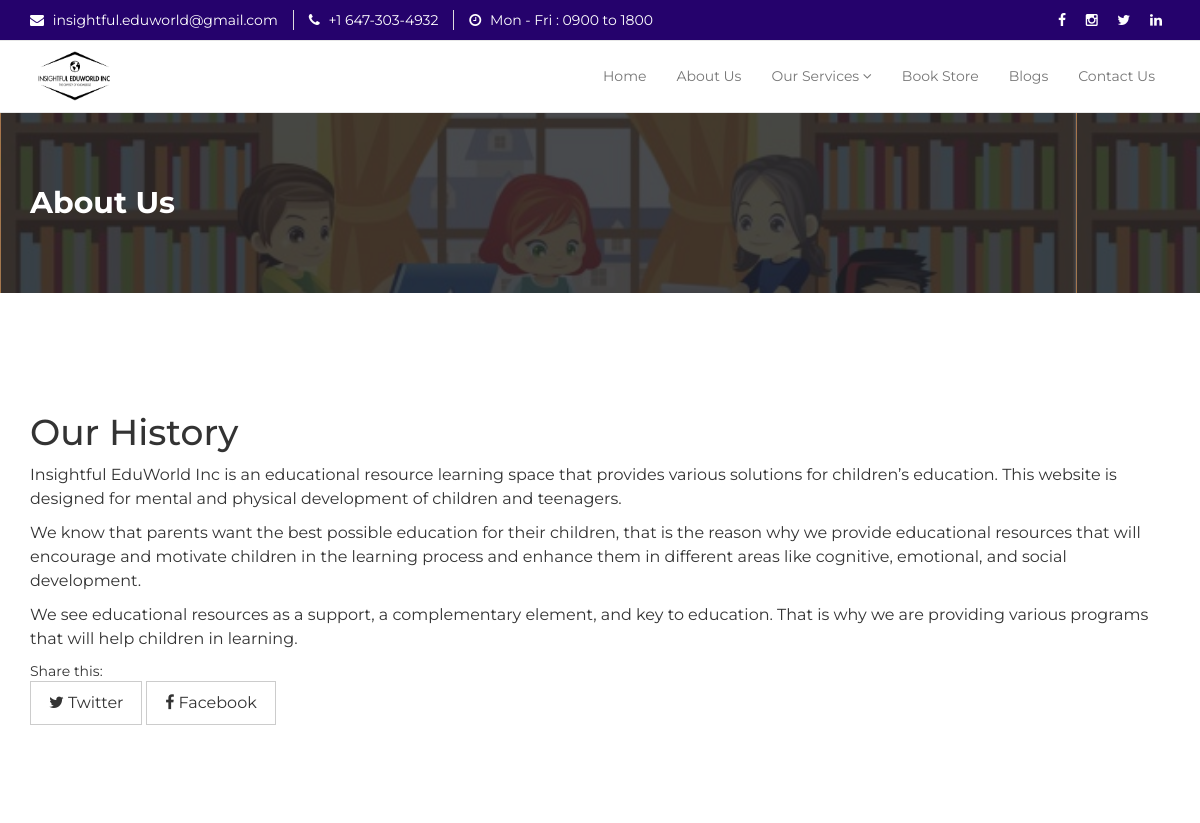
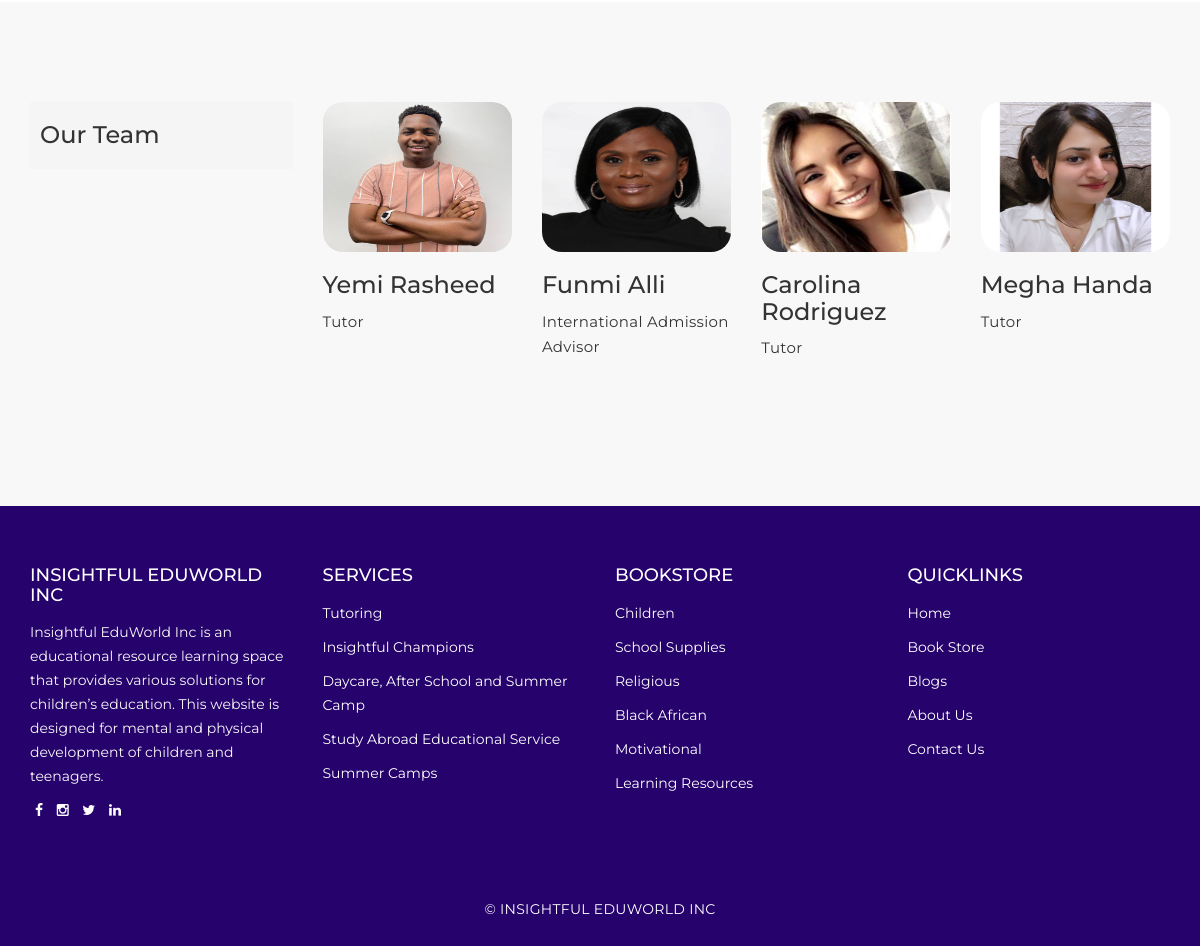
The page /about/ on the database its author committed (2 pictures, top to bottom).
### page/models.py (models this page shows, shortened)
class Team(models.Model):
    name = models.CharField(max_length=100)
    img = models.ImageField(upload_to ='uploads/')
    designation = models.CharField(max_length=100)

class Category(models.Model):
    name = models.CharField(max_length=30)
    image = models.ImageField(null=True, upload_to ='uploads/')
    class Meta:
    	verbose_name_plural = 'Categories'

### page/views.py (the view)
# urls.py: path('about/', about,name='about'),
def about(request):
	return render(request,"about.html",{'categories':Category.objects.all(),'teams':Team.objects.all()})

### template/about.html
{% extends "base.html" %}
{% load static %}
{% block page_content %}
 <section id="mu-page-breadcrumb" style="background-image: url('{% static 'assets/img/summer.png' %}')">
   <div class="container">
     <div class="row">
       <div class="col-md-12">
         <div class="mu-page-breadcrumb-area">
          <br><br>
           <h2>About Us</h2>
           <br><br>
         </div>
       </div>
     </div>
   </div>
 </section>
  <section id="mu-error">
    <div class="container">
      <div class="row">
       <div class="col-md-12">
          <div class="mu-error-area">
            <h1>Our History</h1>
            <p>Insightful EduWorld Inc is an educational resource learning space that provides various solutions for children’s education. This website is designed for mental and physical development of children and teenagers.</p>
            <p>We know that parents want the best possible education for their children, that is the reason why we provide educational resources that will encourage and motivate children in the learning process and enhance them in different areas like cognitive, emotional, and social development.</p>
            <p>We see educational resources as a support, a complementary element, and key to education. That is why we are providing various programs that will help children in learning.</p>
            <span>Share this:</span>
          </div>
          <div>
            <a class="mu-post-btn" href="https://twitter.com/Insightful_edu"><span class="fa fa-twitter"></span> Twitter</a>
            <a class="mu-post-btn" href="https://www.facebook.com/insightfuleduworld"><span class="fa fa-facebook"></span> Facebook</a>
          </div>
        </div>
      </div>
    </div>
  </section>
 <section id="mu-course-content">
   <div class="container">
     <div class="row">
       <div class="col-md-12">
         <div class="mu-course-content-area">
            <div class="row">
              <div class="col-md-3">
                <aside class="mu-sidebar">
                  <div class="mu-single-sidebar" style="background-color: #f5f5f5;">
                    <h3 style="background-color: #f5f5f5;">Our Team</h3>
                  </div>
                </aside>
             </div>
              <div class="col-md-9">
                <div class="mu-course-container mu-blog-archive">
                  <div class="row">
                    {% for team in teams %}
                    <div class="col-md-3 col-sm-3">
                      <article class="mu-blog-single-item">
                        <figure class="mu-blog-single-img">
                          <a href="#"><img src="{{ team.img.url }}" alt="img" height="150px" style="border-radius: 20px;"></a>
                          <figcaption class="mu-blog-caption">
                            <h3>{{ team.name }}</h3>
                          </figcaption>
                        </figure>
                        <div class="mu-blog-description">
                          <p>{{ team.designation }}</p>
                        </div>
                      </article>
                    </div>
                    {% endfor %}
                  </div>
                </div>
              </div>
           </div>
         </div>
       </div>
     </div>
   </div>
 </section>
{% endblock page_content %}

### template/base.html (shortened to what this page needs)
{% load static %}
<!DOCTYPE html>
<html lang="en">
  <head>
    <link href="{% static 'assets/css/font-awesome.css' %}" rel="stylesheet">
    <link href="{% static 'assets/css/bootstrap.css' %}" rel="stylesheet">
    <link rel="stylesheet" type="text/css" href="{% static 'assets/css/slick.css' %}">
    <link rel="stylesheet" href="{% static 'assets/css/jquery.fancybox.css' %}" type="text/css" media="screen">
    <link id="switcher" href="{% static 'assets/css/theme-color/default-theme.css' %}" rel="stylesheet">
    <link href="{% static 'assets/css/style.css' %}" rel="stylesheet">
  </head>
  <body>
  <header id="mu-header">
    <div class="container">
      <div class="row">
        <div class="col-lg-12 col-md-12">
          <div class="mu-header-area">
            <div class="row">
              <div class="col-lg-9 col-md-9 col-sm-9 col-xs-9">
                <div class="mu-header-top-left">
                  <div class="mu-top-email">
                    <i style="color: #fff;" class="fa fa-envelope" ></i>
                    <span style="color: #fff;">insightful.eduworld@gmail.com</span>
                  </div>
                  <div class="mu-top-phone">
                    <i style="color: #fff;" class="fa fa-phone"></i>
                    <span style="color: #fff;" >+1 647-303-4932 </span>
                  </div>
                  <div class="mu-top-phone">
                    <i style="color: #fff;" class="fa fa-clock-o"></i>
                    <span style="color: #fff;" >Mon - Fri : 0900 to 1800</span>
                  </div>
                </div>
              </div>
              <div class="col-lg-3 col-md-3 col-sm-3 col-xs-3">
                <div class="mu-header-top-right">
                  <nav>
                    <ul class="mu-top-social-nav">
                      <li><a href="https://www.facebook.com/insightfuleduworld"><span style="color: #fff;"class="fa fa-facebook"></span></a></li>
                      <li><a href="https://www.instagram.com/Insightful.eduworld/"><span style="color: #fff;" class="fa fa-instagram"></span></a></li>
                      <li><a href="https://twitter.com/Insightful_edu"><span style="color: #fff;" class="fa fa-twitter"></span></a></li>
                      <li><a href="https://twitter.com/Insightful_edu"><span style="color: #fff;" class="fa fa-linkedin"></span></a></li>
                    </ul>
                  </nav>
                </div>
              </div>
            </div>
          </div>
        </div>
      </div>
    </div>
  </header>
  <section id="mu-menu">
    <nav class="navbar navbar-default" role="navigation">
      <div class="container">
        <div class="navbar-header">
          <a href="{% url 'home'%}"><img src="{% static 'assets/img/logo.png' %}" width="80px" height="50px" style="padding-left: 8px; margin-top: 10px"></a>
        </div>
        <div id="navbar" class="navbar-collapse collapse">
          <ul id="top-menu" class="nav navbar-nav navbar-right main-nav">
            <li><a href="{% url 'home'%}">Home</a></li>
            <li><a href="{% url 'about'%}">About Us</a></li>
            <li class="dropdown">
              <a href="{% url 'service'%}" class="dropdown-toggle" data-toggle="dropdown">Our Services <span class="fa fa-angle-down"></span></a>
            </li>
            <li><a href="{% url 'store'%}">Book Store</a></li>
            <li><a href="{% url 'blog'%}">Blogs</a></li>
            <li><a href="{% url 'contact'%}">Contact Us</a></li>
          </ul>
        </div>
      </div>
    </nav>
  </section>
  {% block page_content %}
  {% endblock page_content %}
  <footer id="mu-footer">
    <div class="mu-footer-top" style="background: #25026C;">
      <div class="container">
        <div class="mu-footer-top-area">
          <div class="row">
            <div class="col-lg-3 col-md-3 col-sm-3">
              <div class="mu-footer-widget">
                <h4>INSIGHTFUL EDUWORLD INC</h4>
                <p>Insightful EduWorld Inc is an educational resource learning space that provides various solutions for children’s education. This website is designed for mental and physical development of children and teenagers.</p>
                <a href="https://www.facebook.com/insightfuleduworld"><span style="color: #fff; padding: 5px 5px 5px 5px;"class="fa fa-facebook"></span></a>
                <a href="https://www.instagram.com/Insightful.eduworld/"><span style="color: #fff; padding: 5px 5px 5px 5px;" class="fa fa-instagram"></span></a>
                <a href="https://twitter.com/Insightful_edu"><span style="color: #fff; padding: 5px 5px 5px 5px;" class="fa fa-twitter"></span></a>
                <a href="https://twitter.com/Insightful_edu"><span style="color: #fff; padding: 5px 5px 5px 5px;" class="fa fa-linkedin"></span></a></li>
              </div>
            </div>
            <div class="col-lg-3 col-md-3 col-sm-3">
              <div class="mu-footer-widget">
                <h4>SERVICES</h4>
                <p><a href="{% url 'tutor'%}" style="color: #fff;">Tutoring</a></p>
                <p><a href="{% url 'insight'%}"style="color: #fff;">Insightful Champions</a></p>
                <p><a href="{% url 'daycare'%}" style="color: #fff;">Daycare, After School and Summer Camp</a></p>
                <p><a href="{% url 'study'%}" style="color: #fff;">Study Abroad Educational Service</a></p>
                <p><a href="{% url 'summer'%}" style="color: #fff;">Summer Camps</a></p>
              </div>
            </div>
            <div class="col-lg-3 col-md-3 col-sm-3">
              <div class="mu-footer-widget">
                <h4>BOOKSTORE</h4>
                {% for category in categories %}
                <p><a href="{% url 'section' category.id %}" style="color: #fff;">{{ category.name }}</a></p>
                {% endfor %}
              </div>
            </div>
            <div class="col-lg-3 col-md-3 col-sm-3">
              <div class="mu-footer-widget">
                <h4>QUICKLINKS</h4>
                <p><a href="{% url 'home'%}" style="color: #fff;">Home</a></p>
                <p><a href="{% url 'store'%}"style="color: #fff;">Book Store</a></p>
                <p><a href="{% url 'blog'%}" style="color: #fff;">Blogs</a></p>
                <p><a href="{% url 'about'%}" style="color: #fff;">About Us</a></p>
                <p><a href="{% url 'contact'%}" style="color: #fff;">Contact Us</a></p>
              </div>
            </div>
          </div>
        </div>
      </div>
    </div>
    <div class="mu-footer-bottom" style="background: #25026C;">
      <div class="container">
        <div class="mu-footer-bottom-area">
          <p>&copy; INSIGHTFUL EDUWORLD INC</p>
        </div>
      </div>
    </div>
  </footer>
  </body>
</html>

### static/assets/css/theme-color/default-theme.css (style rules this page uses)
#mu-course-content { background-color: #f8f8f8; display: inline; float: left; padding: 100px 0; width: 100%; }
#mu-course-content .mu-course-content-area { display: inline; float: left; width: 100%; }
#mu-course-content .mu-course-content-area .mu-course-container { display: inline; float: left; width: 100%; }

### rows shown on the page
Team: img (picture), name "Yemi Rasheed", designation "Tutor"
Team: img (picture), name "Funmi Alli", designation "International Admission Advisor"
Team: img (picture), name "Carolina Rodriguez", designation "Tutor"
Team: img (picture), name "Megha Handa", designation "Tutor"
Category: name "Children"
Category: name "School Supplies"
Category: name "Religious"
Category: name "Black African"
Category: name "Motivational"
Category: name "Learning Resources"
